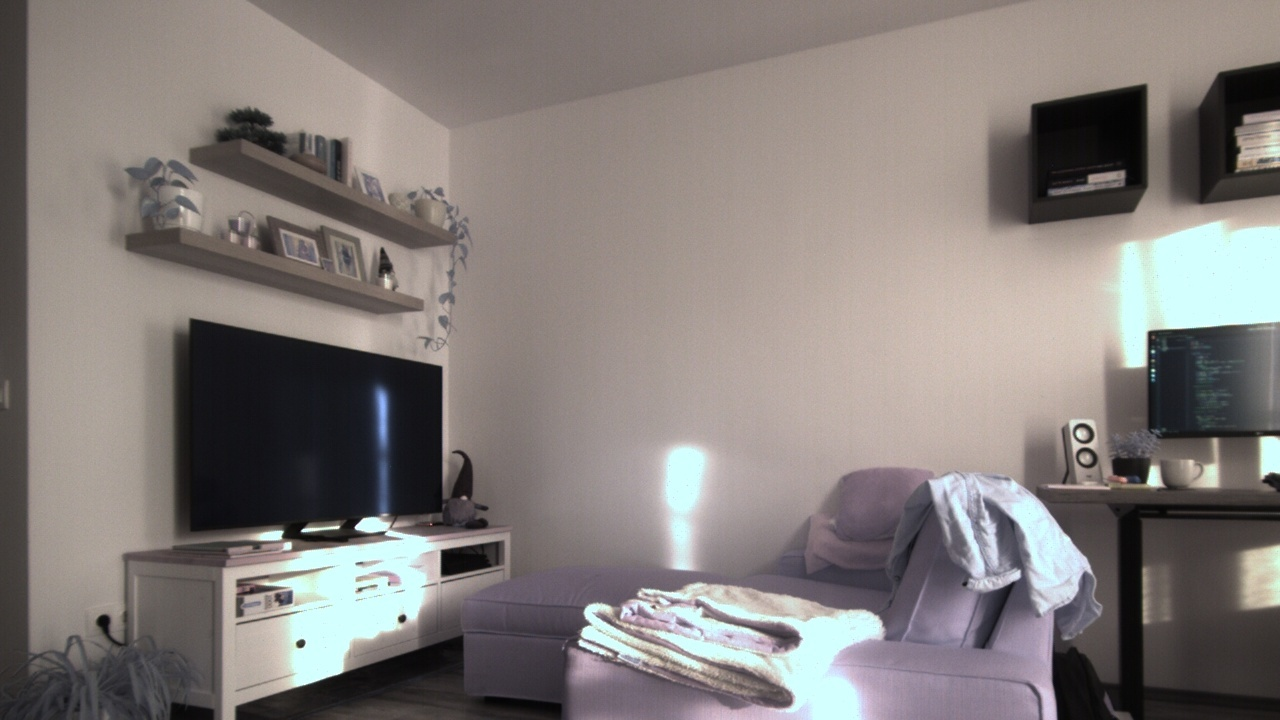
#> input picture src/av/panorama/assets/indoors/room/1.jpg, 1280 x 720 px, found by its file name; its folder holds 3 pictures in this run
$ python pano_test.py
#> lines starting #> are read from the running program, lines starting #| are printed output that depends on the picture
import cv2
#from pathlib import Path
import os

import numpy as np
import time


# testing utility

def resize_img(cv_img: np.ndarray, width: int, height: int) -> np.ndarray:
	"""Resize an OpenCV image with the given parameters."""
	cv_img = cv2.resize(
		cv_img, (width, height), interpolation=cv2.INTER_AREA
	)
	# cv_img = cv_img[..., np.newaxis]
	return cv_img


class CylindricalStitcher:
    """
    Cylindrical panorama stitcher.
    ARGS
    ----
        ctr ( Tuple[int, int] ):
            Original image center point coordinates (xc, yc).
        f ( int ):
            Pinhole camera focal length (acquire value
            by calculating camera calibration matrix).
    """
    def __init__(self, height, width, f=1100):

        self.f = f

        self.h = height
        self.w = width

        self.ii_x = None
        self.ii_y = None
        self.it_tl_x = None
        self.it_tl_y = None
        self.weight_tl = None
        self.weight_tr = None
        self.weight_bl = None
        self.weight_br = None

        # min(ii_x)
        self.min_x = None
        # ii_x - min_x
        self.mask_x = None
        # ii_y
        self.mask_y = None

        # calculates values above
        self.calculate_cylinder_values()

        self.H_1 = np.array( [[1.80597322e+00, 1.01224729e-02, -5.22485146e+02],
                              [3.70355592e-01, 1.63199424e+00, -1.94327823e+02],
                              [1.09934460e-03, 2.42769073e-04, 1.00000000e+00]])

        self.H_2 = np.array([[ 4.64334213e-01, 1.46635317e-01, 8.06533224e+02],
                             [-2.36055664e-01, 9.86707286e-01, 2.22846913e+02],
                             [-4.37302593e-04, 1.21728684e-04, 1.00000000e+00]])

        self.new_height_l = 588
        self.new_width_l = 1130
        self.corr_l = [522, 194]

        self.H_l_corr = np.array( [[2.37983138e+00, 1.36847940e-01, -4.85146105e-01],
                                   [5.83628516e-01, 1.67909159e+00, -3.27823013e-01],
                                   [1.09934488e-03, 2.42769196e-04, 1.00000000e+00]])

        self.new_height_r = 588
        self.new_width_r = 1482
        self.corr_r = [0, 0]

        self.H_r_corr = np.array([[ 4.64334171e-01, 1.46635326e-01, 8.06533203e+02],
                                  [-2.36055661e-01, 9.86707203e-01, 2.22846909e+02],
                                  [-4.37302606e-04, 1.21728646e-04, 1.00000000e+00]])

    def calculate_cylinder_values(self):
        """
        Calculates cylinder projection values and
        saves them into class variables. Called
        in the constructor.
        """

        ctr = (self.w // 2, self.h // 2)

        # storing all coordinates (x - y) of initial image (calculate once if size known?)
        coords_init = np.array([np.array([i, j]) for i in range(self.w) for j in range(self.h)])
        ii_x = coords_init[:, 0]
        ii_y = coords_init[:, 1]

        # Finding corresponding coordinates of the transformed image in the initial image
        it_x, it_y = self.unroll_x_y(ii_x, ii_y, ctr)

        # Rounding off the coordinate values to get exact pixel values (top-left corner) - tl
        it_tl_x = it_x.astype(int)
        it_tl_y = it_y.astype(int)

        # Finding transformed image points whose corresponding
        # initial image points lies inside the initial image
        good_indices = (it_tl_x >= 0) * (it_tl_x <= (self.w-2)) * (it_tl_y >= 0) * (it_tl_y <= (self.h-2))

        # Removing all the outside points from everywhere
        self.ii_x = ii_x[good_indices]
        self.ii_y = ii_y[good_indices]

        it_x = it_x[good_indices]
        it_y = it_y[good_indices]

        self.it_tl_x = it_tl_x[good_indices]
        self.it_tl_y = it_tl_y[good_indices]

        # Bilinear interpolation
        dx = it_x - self.it_tl_x
        dy = it_y - self.it_tl_y

        self.weight_tl = (1.0 - dx) * (1.0 - dy)
        self.weight_tr = (dx)       * (1.0 - dy)
        self.weight_bl = (1.0 - dx) * (dy)
        self.weight_br = (dx)       * (dy)

        self.min_x = min(self.ii_x)
        self.mask_x = self.ii_x - self.min_x
        self.mask_y = self.ii_y

        print("[INFO] Values precalculated!")


    def project_onto_cylinder_preset(self, img_init):
        """
        Projects image onto a cylinder with
        certain dimensions (h, w) and focal
        length parameter (f).
        """
        # creating blank transformed image
        img_tr = np.zeros( (self.h, self.w, 3), dtype=np.uint8)

        img_tr[self.ii_y, self.ii_x, :] = ( self.weight_tl[:, None] * img_init[self.it_tl_y,     self.it_tl_x,     :] ) + \
                                    ( self.weight_tr[:, None] * img_init[self.it_tl_y,     self.it_tl_x + 1, :] ) + \
                                    ( self.weight_bl[:, None] * img_init[self.it_tl_y + 1, self.it_tl_x,     :] ) + \
                                    ( self.weight_br[:, None] * img_init[self.it_tl_y + 1, self.it_tl_x + 1, :] )

        min_x = min(self.ii_x)
        img_tr = img_tr[:, min_x : -min_x, :]

        return img_tr


    # TODO: Finish image reader for debugging.
    def read_images(self, img_dir_path):
        """
        This function is for debugging with images.
        """
#> called with img_dir_path = 'src/av/panorama/assets/indoors/room'
        Images = []									# Input Images will be stored in this list.

        # Checking if path is of folder.
        if os.path.isdir(img_dir_path):                              # If path is of a folder contaning images.
            ImageNames = os.listdir(img_dir_path)
            ImageNames_Split = [[int(os.path.splitext(os.path.basename(ImageName))[0]), ImageName] for ImageName in ImageNames]
            ImageNames_Split = sorted(ImageNames_Split, key=lambda x:x[0])
            ImageNames_Sorted = [ImageNames_Split[i][1] for i in range(len(ImageNames_Split))]

            for i in range(len(ImageNames_Sorted)):                     # Getting all image's name present inside the folder.
                ImageName = ImageNames_Sorted[i]
                InputImage = cv2.imread(img_dir_path + "/" + ImageName)  # Reading images one by one.
#> InputImage is the input picture: shape (720, 1280, 3); mean B, G, R 122.5, 125.3, 132

                InputImage = resize_img(InputImage, self.w, self.h)

                # Checking if image is read
                if InputImage is None:
                    print("Not able to read image: {}".format(ImageName))
                    exit(0)

                Images.append(InputImage)                               # Storing images.

        else:                                       # If it is not folder(Invalid Path).
            print("\nEnter valid Image Folder Path.\n")

        if len(Images) < 2:
            print("\nNot enough images found. Please provide 2 or more images.\n")
            exit(1)

        return Images


    def unroll_x_y(self, x, y, center):
        """
        Calculate x' and y' (coordinates of an xy point
        in the unrolled cylindrical image). from
        x and y in the original image.
        RETURNS
        -------
        xt, yt (Tuple[int, int]):
            The transformed x' and y' points.
        """
        xt = self.f * np.tan( (x - center[0]) / self.f ) + center[0]
        yt = (y - center[1]) / np.cos( (x - center[0]) / self.f ) + center[1]

        return xt, yt


    # [60 lines left out: function project_onto_cylinder, not called in this run]


    def pairwise_match(self):
        pass

    def stitcher(self, debug=False):
        pass


    def FindMatches(self, BaseImage, SecImage):
        # Using SIFT to find the keypoints and decriptors in the images
        Sift = cv2.SIFT_create()
        BaseImage_kp, BaseImage_des = Sift.detectAndCompute(cv2.cvtColor(BaseImage, cv2.COLOR_BGR2GRAY), None)
        SecImage_kp, SecImage_des = Sift.detectAndCompute(cv2.cvtColor(SecImage, cv2.COLOR_BGR2GRAY), None)

        # Using Brute Force matcher to find matches.
        BF_Matcher = cv2.BFMatcher()
        InitialMatches = BF_Matcher.knnMatch(BaseImage_des, SecImage_des, k=2)

        # Applytng ratio stitcher and filtering out the good matches.
        GoodMatches = []
        for m, n in InitialMatches:
            if m.distance < 0.75 * n.distance:
                GoodMatches.append([m])

        return GoodMatches, BaseImage_kp, SecImage_kp


    def FindHomography(self, Matches, BaseImage_kp, SecImage_kp):
        # If less than 4 matches found, exit the code.
        if len(Matches) < 4:
            print("\nNot enough matches found between the images.\n")
            exit(0)

        # Storing coordinates of points corresponding to the matches found in both the images
        BaseImage_pts = []
        SecImage_pts = []
        for Match in Matches:
            BaseImage_pts.append(BaseImage_kp[Match[0].queryIdx].pt)
            SecImage_pts.append(SecImage_kp[Match[0].trainIdx].pt)

        # Changing the datatype to "float32" for finding homography
        BaseImage_pts = np.float32(BaseImage_pts)
        SecImage_pts = np.float32(SecImage_pts)

        # Finding the homography matrix(transformation matrix).
        (HomographyMatrix, Status) = cv2.findHomography(SecImage_pts, BaseImage_pts, cv2.RANSAC, 4.0)

        return HomographyMatrix, Status


    def GetNewFrameSizeAndMatrix(self, HomographyMatrix, Sec_ImageShape, Base_ImageShape):
        # Reading the size of the image
        (Height, Width) = Sec_ImageShape

        # Taking the matrix of initial coordinates of the corners of the secondary image
        # Stored in the following format: [[x1, x2, x3, x4], [y1, y2, y3, y4], [1, 1, 1, 1]]
        # Where (xt, yt) is the coordinate of the i th corner of the image.
        InitialMatrix = np.array([[0, Width - 1, Width - 1, 0],
                                [0, 0, Height - 1, Height - 1],
                                [1, 1, 1, 1]])

        # Finding the final coordinates of the corners of the image after transformation.
        # NOTE: Here, the coordinates of the corners of the frame may go out of the
        # frame(negative values). We will correct this afterwards by updating the
        # homography matrix accordingly.
        FinalMatrix = np.dot(HomographyMatrix, InitialMatrix)

        [x, y, c] = FinalMatrix
        x = np.divide(x, c)
        y = np.divide(y, c)

        # Finding the dimentions of the stitched image frame and the "Correction" factor
        min_x, max_x = int(round(min(x))), int(round(max(x)))
        min_y, max_y = int(round(min(y))), int(round(max(y)))

        New_Width = max_x
        New_Height = max_y
        Correction = [0, 0]
        if min_x < 0:
            New_Width -= min_x
            Correction[0] = abs(min_x)
        if min_y < 0:
            New_Height -= min_y
            Correction[1] = abs(min_y)

        # Again correcting New_Width and New_Height
        # Helpful when secondary image is overlaped on the left hand side of the Base image.
        if New_Width < Base_ImageShape[1] + Correction[0]:
            New_Width = Base_ImageShape[1] + Correction[0]
        if New_Height < Base_ImageShape[0] + Correction[1]:
            New_Height = Base_ImageShape[0] + Correction[1]

        # Finding the coordinates of the corners of the image if they all were within the frame.
        x = np.add(x, Correction[0])
        y = np.add(y, Correction[1])
        OldInitialPoints = np.float32([[0, 0],
                                    [Width - 1, 0],
                                    [Width - 1, Height - 1],
                                    [0, Height - 1]])
        NewFinalPonts = np.float32(np.array([x, y]).transpose())

        # Updating the homography matrix. Done so that now the secondary image completely
        # lies inside the frame
        HomographyMatrix = cv2.getPerspectiveTransform(OldInitialPoints, NewFinalPonts)

        print(f"New Height: {New_Height}")
        print(f"New Width: {New_Width}")
        print(f"Correction: {Correction}\n")
        print(f"Corrected Homography: \n {HomographyMatrix} \n ")
        print("----------------------------------------\n")


        return [New_Height, New_Width], Correction, HomographyMatrix


    def StitchImages(self, BaseImage, SecImage):
        # Applying Cylindrical projection on SecImage
        SecImage_Cyl = self.project_onto_cylinder_preset(SecImage)

        # Getting SecImage Mask
        SecImage_Mask = np.zeros(SecImage_Cyl.shape, dtype=np.uint8)
        SecImage_Mask[self.mask_y, self.mask_x, :] = 255

        # Finding matches between the 2 images and their keypoints
        Matches, BaseImage_kp, SecImage_kp = self.FindMatches(BaseImage, SecImage_Cyl)

        # Finding homography matrix.
        HomographyMatrix, Status = self.FindHomography(Matches, BaseImage_kp, SecImage_kp)
        print(f"Homography, unchanged: \n {HomographyMatrix} \n")

        # Finding size of new frame of stitched images and updating the homography matrix
        NewFrameSize, Correction, HomographyMatrix = self.GetNewFrameSizeAndMatrix(HomographyMatrix, SecImage_Cyl.shape[:2], BaseImage.shape[:2])

        # Finally placing the images upon one another.
        SecImage_Transformed = cv2.warpPerspective(SecImage_Cyl, HomographyMatrix, (NewFrameSize[1], NewFrameSize[0]))
        SecImage_Transformed_Mask = cv2.warpPerspective(SecImage_Mask, HomographyMatrix, (NewFrameSize[1], NewFrameSize[0]))
        BaseImage_Transformed = np.zeros((NewFrameSize[0], NewFrameSize[1], 3), dtype=np.uint8)
        BaseImage_Transformed[Correction[1]:Correction[1]+BaseImage.shape[0], Correction[0]:Correction[0]+BaseImage.shape[1]] = BaseImage

        StitchedImage = cv2.bitwise_or(SecImage_Transformed, cv2.bitwise_and(BaseImage_Transformed, cv2.bitwise_not(SecImage_Transformed_Mask)))

        return StitchedImage


        # does focal length needs to be varied - if yes, create a variable focal length function
        # find out focal length of the AV camera LENS
        # try bigger AV images with ROS galactic
    #######
    # [94 lines left out: functions stitch_images, create_panorama, not called in this run]


if __name__ == '__main__':
    # (384, 680) - outdoors: f=510 - indoors: f=540
    stitcher = CylindricalStitcher(384, 680, f=540)
    #img_init = cv2.imread("imgs/room/2.jpg")

    # Reading images.
    Images = stitcher.read_images("src/av/panorama/assets/indoors/room")
#> Images = 3 items
    print("[INFO] Images read!")

    start1 = time.process_time()
    tr_img = stitcher.project_onto_cylinder_preset(Images[0])
#> in project_onto_cylinder_preset, `img_tr[self.ii_y, self.ii_x, :] = ( self.weight_tl[:, None] * img_init..`:
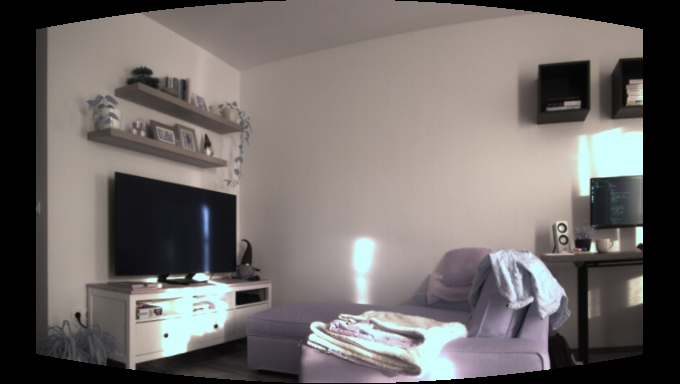
#> img_tr: shape (384, 680, 3); mean of channels 0, 1, 2 104.7, 106.9, 112.9; drawn as B, G, R
#> in project_onto_cylinder_preset, `img_tr = img_tr[:, min_x : -min_x, :]`:
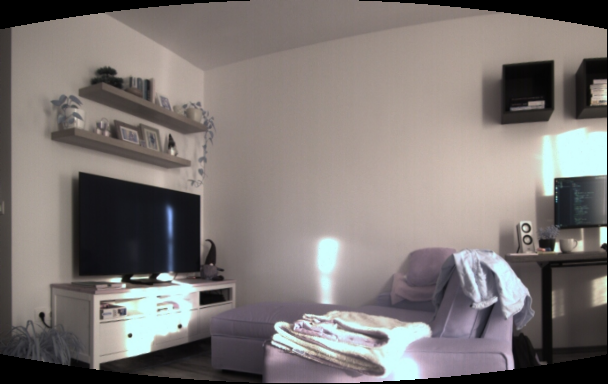
#> img_tr: shape (384, 608, 3); mean of channels 0, 1, 2 117.1, 119.6, 126.2; drawn as B, G, R

    print("New Version.")
    print(tr_img.shape)
#| (384, 608, 3)

    for i in range(1, len(Images)):
        StitchedImage = stitcher.StitchImages(tr_img, Images[i])

        tr_img = StitchedImage.copy()
#> this loop made 2 passes
#> Matches in StitchImages on pass 1: 178 matches
#> (printed output is left out)
#> pass 1, in project_onto_cylinder_preset (call 2), `img_tr = img_tr[:, min_x : -min_x, :]`:
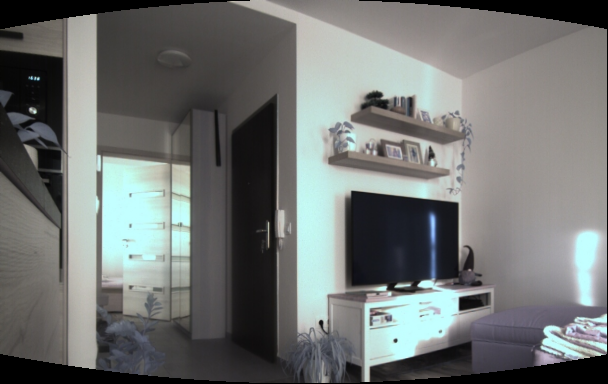
#> img_tr: shape (384, 608, 3); mean of channels 0, 1, 2 113.5, 114.9, 111.9; drawn as B, G, R
#> pass 1, in StitchImages, `SecImage_Transformed = cv2.warpPerspective(SecImage_Cyl, HomographyMat..`:
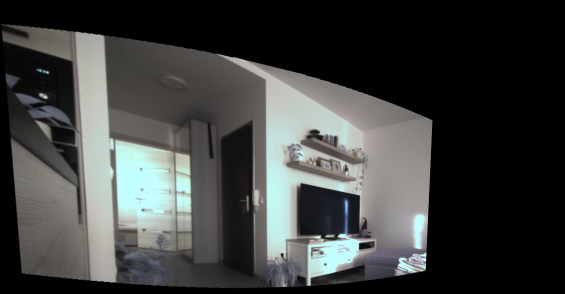
#> SecImage_Transformed: shape (588, 1130, 3) (shown at 1/2 size); mean of channels 0, 1, 2 63.3, 64.5, 62.7; drawn as B, G, R
#> pass 1, in StitchImages, `SecImage_Transformed_Mask = cv2.warpPerspective(SecImage_Mask, Homogra..`:
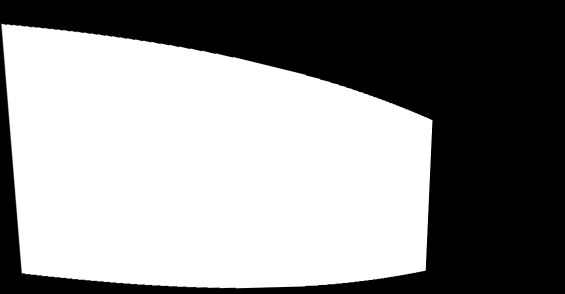
#> SecImage_Transformed_Mask: shape (588, 1130, 3) (shown at 1/2 size); min 0, max 255, mean 142.3
#> pass 1, in StitchImages, `StitchedImage = cv2.bitwise_or(SecImage_Transformed, cv2.bitwise_and(B..`:
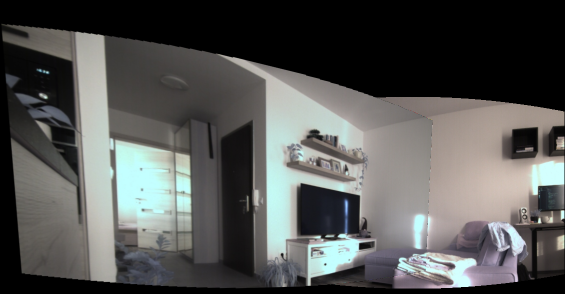
#> StitchedImage: shape (588, 1130, 3) (shown at 1/2 size); mean of channels 0, 1, 2 84.2, 85.7, 85.1; drawn as B, G, R
#> after the loop:
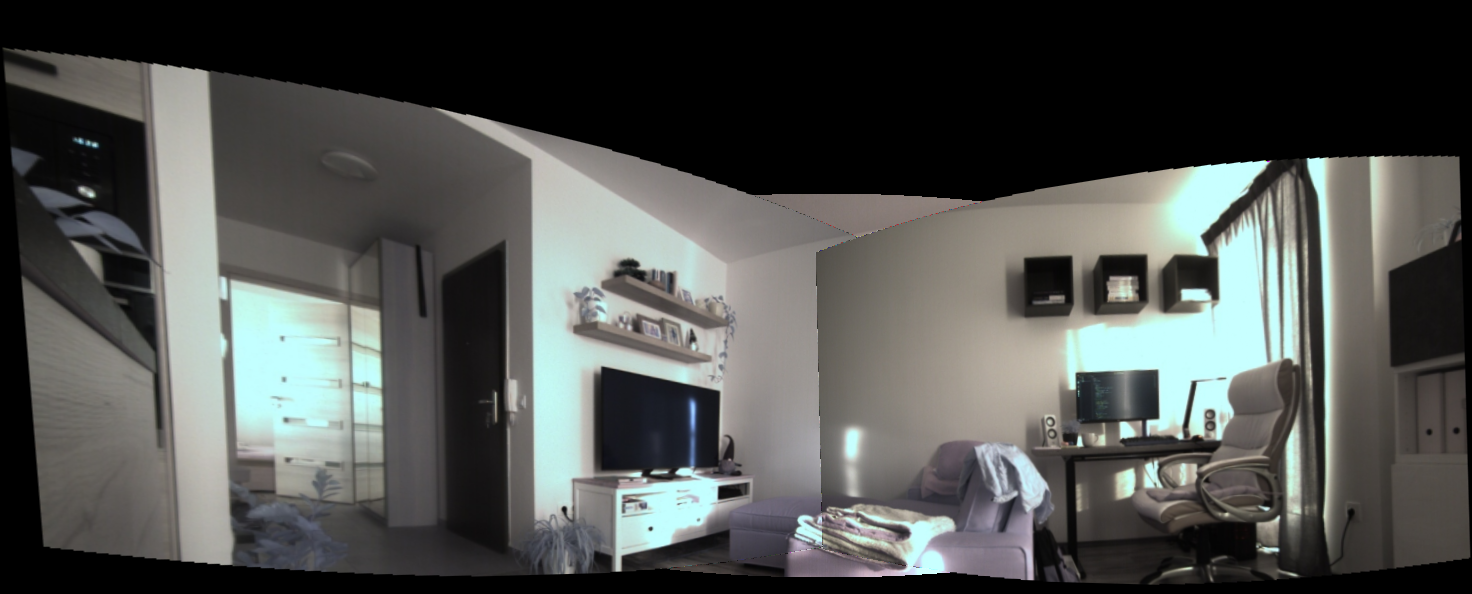
#> tr_img: shape (594, 1472, 3); mean of channels 0, 1, 2 79.4, 81.8, 79.9; drawn as B, G, R
    stop1 = time.process_time() - start1

    # [6 lines of commented-out code are left out]

    print('Time 1: ', stop1)
    # print('Time 2: ', stop2)
    # print('Time 3: ', stop3)
    cv2.imwrite("Stitched_Panorama.png", tr_img)
    #cv2.imshow("image", tr_img)
    #cv2.waitKey(0)
